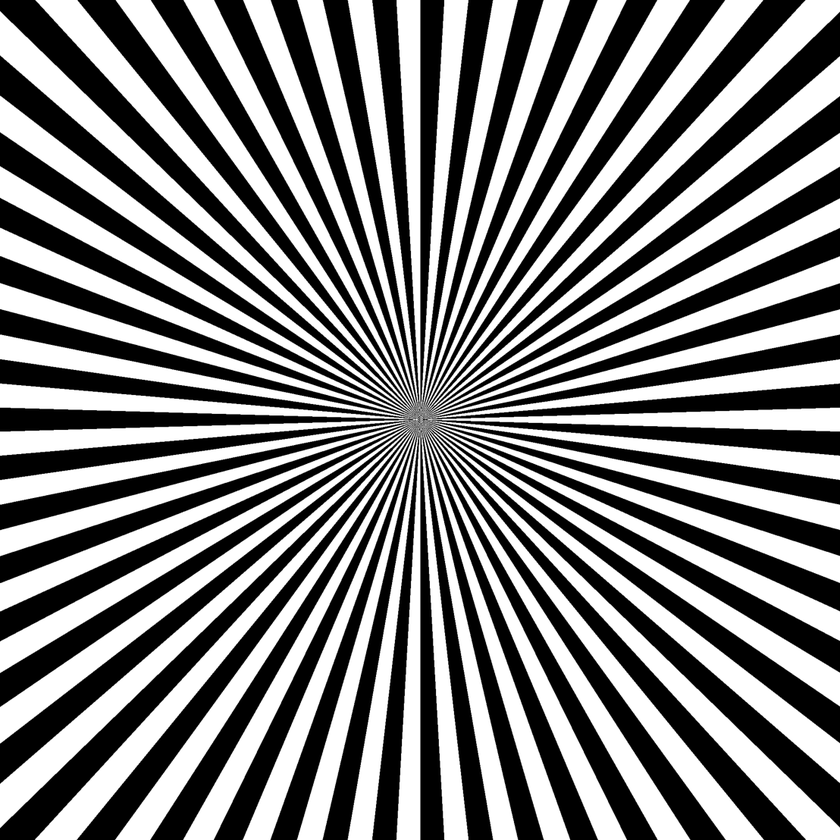
#> input picture data/charts/siemens_star.png, 840 x 840 px, shrunk from 1108 x 1108 before the run
$ python make_focus_stack.py --input ../data/charts/siemens_star.png --out out
#> lines starting #> are read from the running program, lines starting #| are printed output that depends on the picture
#!/usr/bin/env python3
"""
Generating a synthetic, *symmetric* focus stack from a single sharp source image.

Physical interpretation:
- The middle frame corresponds to best focus (defocus sigma = 0).
- Frames towards either end correspond to increasing defocus in +/– directions.
- The ends of the stack have the maximum blur sigma (sigma_max).

Usage example:
    python scripts/make_focus_stack.py \
        --input data/charts/slanted_edge.png \
        --out data/focus_stack \
        --frames  nine \
        --sigma-max 6.0
"""

import argparse
from pathlib import Path

import cv2
import numpy as np


def ensure_dir(p: Path) -> None:
    p.mkdir(parents=True, exist_ok=True)


def symmetric_gaussian_blur_stack(
    image: np.ndarray, frames: int, sigma_max: float
) -> tuple[list[np.ndarray], np.ndarray]:
    """
    Creating a list of images with blur sigma ranging from sigma_max at the ends
    down to 0 at the center frame.

    For frames > 1:
        index i = 0 .. frames-1
        center  = (frames - 1) / 2
        normalized distance d(i) = |i - center| / center   in [0, 1]
        sigma(i) = d(i) * sigma_max

    - If frames is odd, the center index has sigma = 0 (exact best focus).
    - If frames is even, there are two closest-to-focus frames with the smallest sigma.

    Returns
    -------
    stack : list of np.ndarray
        Blurred frames in order.
    sigmas : np.ndarray
        Array of sigma values used for each frame.
    """
    if frames <= 0:
        raise ValueError("frames must be >= 1")

    if frames == 1:
        return [image.copy()], np.array([0.0], dtype=float)

    center = (frames - 1) / 2.0
    sigmas = np.empty(frames, dtype=float)
    stack: list[np.ndarray] = []

    for i in range(frames):
        d = abs(i - center) / center  # normalized distance from the middle [0, 1]
        sigma = d * sigma_max
        sigmas[i] = sigma

        if sigma == 0:
            blurred = image.copy()
        else:
            # kernel size ~ 6*sigma, at least 3, odd
            k = int(max(3, 6 * sigma))
            if k % 2 == 0:
                k += 1
            blurred = cv2.GaussianBlur(image, (k, k), sigmaX=sigma)

        stack.append(blurred)

    return stack, sigmas


def main():
    parser = argparse.ArgumentParser(
        description=(
            "Generate a symmetric focus stack from a sharp source image. "
            "Middle frame is best focus; ends are most defocused."
        )
    )
    parser.add_argument("--input", required=True, help="Sharp source image file.")
    parser.add_argument("--out", required=True, help="Output folder for focus stack.")
    parser.add_argument(
        "--frames",
        type=int,
        default= 9,
        help="Number of frames in the stack (default: nine).",
    )
    parser.add_argument(
        "--sigma-max",
        type=float,
        default=6.0,
        help="Maximum blur sigma at the farthest defocus (default: 6.0).",
    )
    args = parser.parse_args()

    in_path = Path(args.input)
    out_dir = Path(args.out)
    ensure_dir(out_dir)

    img = cv2.imread(str(in_path), cv2.IMREAD_GRAYSCALE)
#> img is the input picture: shape (840, 840); min 0, max 255, mean 127.5
    if img is None:
        raise FileNotFoundError(f"Could not read input image: {in_path}")

    stack, sigmas = symmetric_gaussian_blur_stack(img, args.frames, args.sigma_max)
#> the loop in symmetric_gaussian_blur_stack, `for i in range(frames):` made 9 passes
#> pass 1, in symmetric_gaussian_blur_stack, `blurred = cv2.GaussianBlur(image, (k, k), sigmaX=sigma)`:
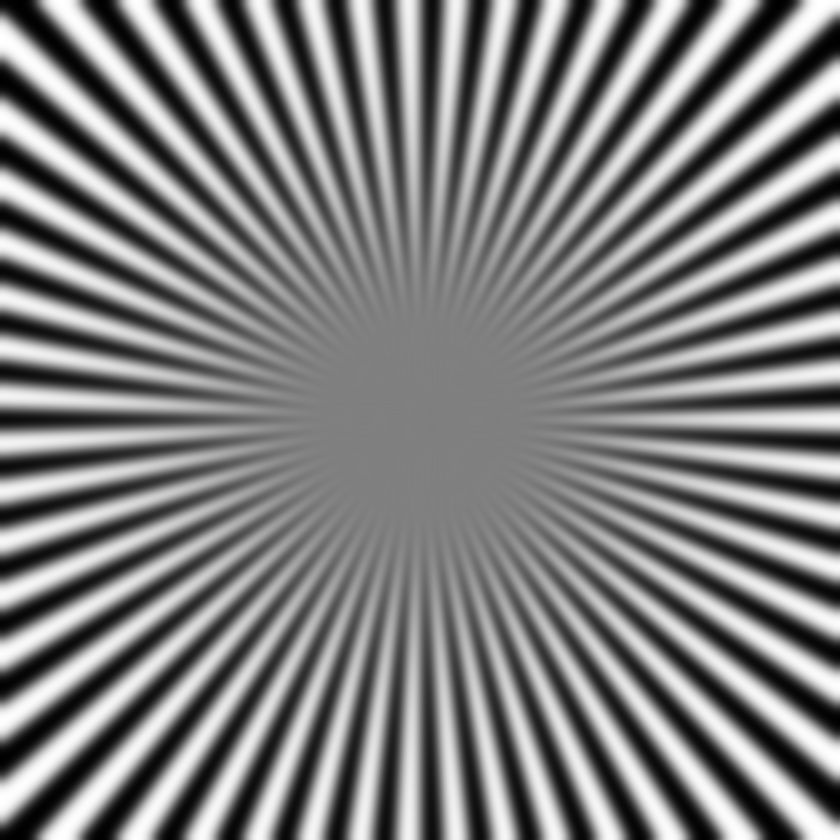
#> blurred: shape (840, 840); min 0, max 255, mean 127.5
#> pass 2, in symmetric_gaussian_blur_stack, `blurred = cv2.GaussianBlur(image, (k, k), sigmaX=sigma)`:
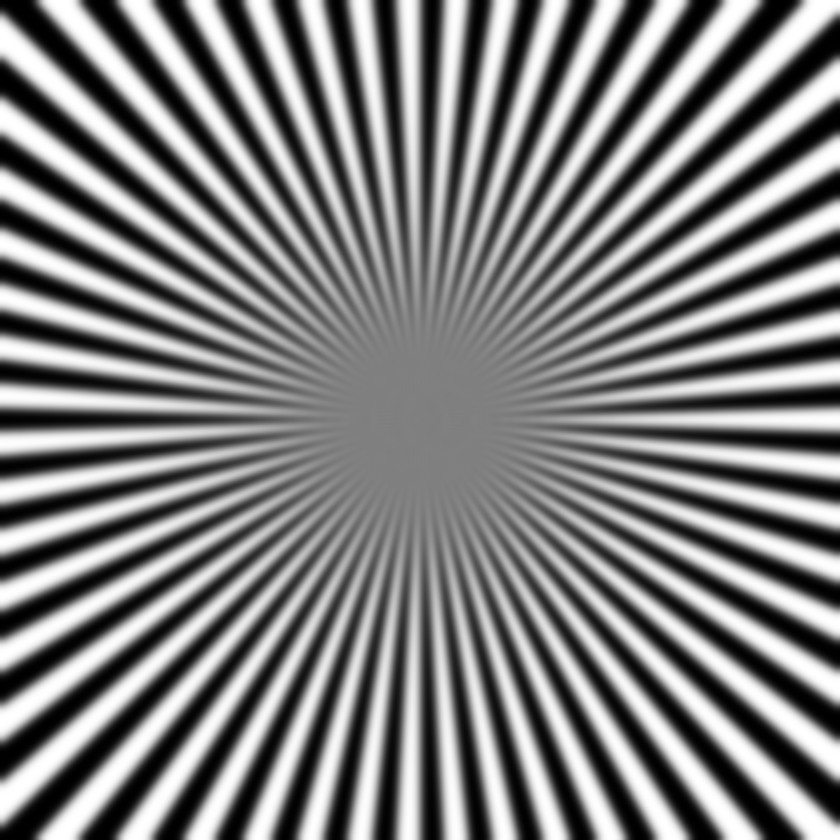
#> blurred: shape (840, 840); min 0, max 255, mean 127.5
#> pass 3, in symmetric_gaussian_blur_stack, `blurred = cv2.GaussianBlur(image, (k, k), sigmaX=sigma)`:
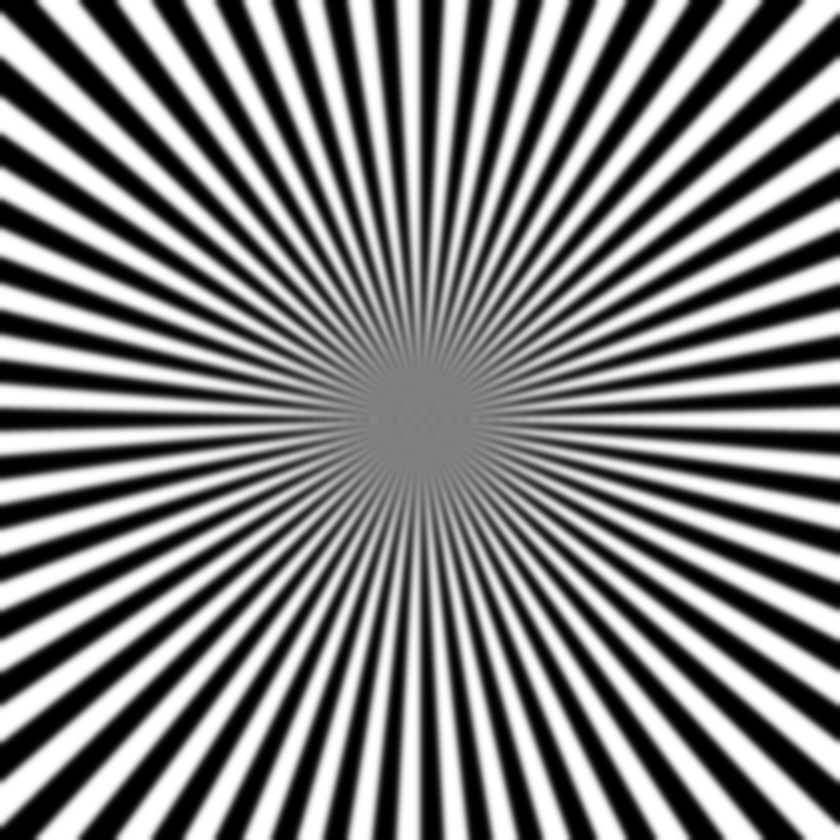
#> blurred: shape (840, 840); min 0, max 255, mean 127.5
#> after the loop in symmetric_gaussian_blur_stack, `for i in range(frames):`: sigmas = [6, 4.5, 3, 1.5, 0, 1.5, 3, 4.5, 6]; stack = 9 items
#> stack = 9 items; sigmas = [6, 4.5, 3, 1.5, 0, 1.5, 3, 4.5, 6]

    index_sigma_lines = []

    for i, (frame, sigma) in enumerate(zip(stack, sigmas)):
        out_path = out_dir / f"frame_{i:02d}.png"
        cv2.imwrite(str(out_path), frame)
        index_sigma_lines.append(f"{i:02d}, {sigma:.4f}, {out_path.name}")
#> this loop made 9 passes
#> sigma on passes 1 to 9: 6, 4.5, 3, 1.5, 0, 1.5, 3, 4.5, 6
#> after the loop, index_sigma_lines = ['00, 6.0000, frame_00.png', '01, 4.5000, frame_01.png', '02, 3.0000, frame_02.png', '03, 1.5000, frame_03.png', '04, 0.0000, frame_04.png', '05, 1.5000, frame_05.png', '06, 3.0000, frame_06.png', '07, 4.5000, frame_07.png', '08, 6.0000, frame_08.png']

    # Optional: write a small metadata file with sigma per frame
    meta_path = out_dir / "focus_stack_metadata.txt"
    meta_path.write_text(
        "index, sigma, filename\n" + "\n".join(index_sigma_lines),
        encoding="utf-8",
    )

    print(f"[OK] Generated {len(stack)} frames (symmetric defocus).")
#| [OK] Generated 9 frames (symmetric defocus).
    print("Sigmas per frame:", sigmas)
#| Sigmas per frame: [6.  4.5 3.  1.5 0.  1.5 3.  4.5 6. ]
    print(f"Middle frame index ≈ {(args.frames - 1) / 2:.2f}")
    print(f"Metadata written to: {meta_path.resolve()}")
    print(f"Output images in:   {out_dir.resolve()}")


if __name__ == "__main__":
    main()
